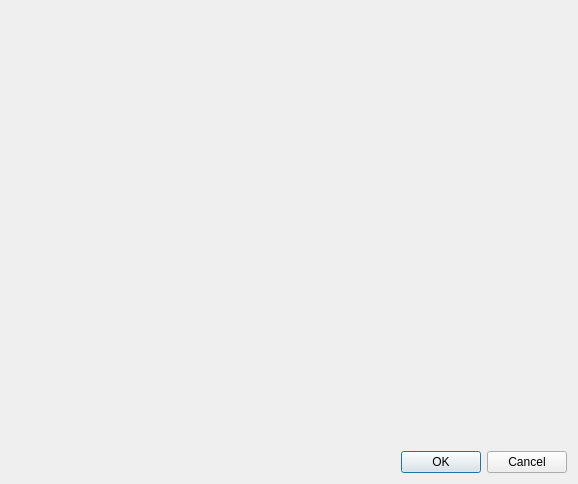
<?xml version="1.0" encoding="UTF-8"?>
<ui version="4.0">
 <class>Dialog</class>
 <widget class="QDialog" name="Dialog">
  <property name="geometry">
   <rect>
    <x>0</x>
    <y>0</y>
    <width>578</width>
    <height>484</height>
   </rect>
  </property>
  <property name="sizePolicy">
   <sizepolicy hsizetype="Preferred" vsizetype="Preferred">
    <horstretch>0</horstretch>
    <verstretch>0</verstretch>
   </sizepolicy>
  </property>
  <property name="maximumSize">
   <size>
    <width>2000</width>
    <height>2000</height>
   </size>
  </property>
  <property name="baseSize">
   <size>
    <width>600</width>
    <height>600</height>
   </size>
  </property>
  <property name="windowTitle">
   <string>Dialog</string>
  </property>
  <layout class="QGridLayout" name="gridLayout">
   <item row="0" column="0">
    <layout class="QVBoxLayout" name="vertical_layout">
     <item>
      <widget class="QScrollArea" name="scroll">
       <property name="frameShape">
        <enum>QFrame::Box</enum>
       </property>
       <property name="lineWidth">
        <number>0</number>
       </property>
       <property name="horizontalScrollBarPolicy">
        <enum>Qt::ScrollBarAlwaysOff</enum>
       </property>
       <property name="widgetResizable">
        <bool>true</bool>
       </property>
       <widget class="QWidget" name="scrollAreaWidgetContents_3">
        <property name="geometry">
         <rect>
          <x>0</x>
          <y>0</y>
          <width>552</width>
          <height>418</height>
         </rect>
        </property>
       </widget>
      </widget>
     </item>
    </layout>
   </item>
   <item row="1" column="0">
    <widget class="QDialogButtonBox" name="buttonBox">
     <property name="baseSize">
      <size>
       <width>0</width>
       <height>600</height>
      </size>
     </property>
     <property name="orientation">
      <enum>Qt::Horizontal</enum>
     </property>
     <property name="standardButtons">
      <set>QDialogButtonBox::Cancel|QDialogButtonBox::Ok</set>
     </property>
    </widget>
   </item>
  </layout>
 </widget>
 <resources/>
 <connections>
  <connection>
   <sender>buttonBox</sender>
   <signal>accepted()</signal>
   <receiver>Dialog</receiver>
   <slot>accept()</slot>
   <hints>
    <hint type="sourcelabel">
     <x>248</x>
     <y>254</y>
    </hint>
    <hint type="destinationlabel">
     <x>157</x>
     <y>274</y>
    </hint>
   </hints>
  </connection>
  <connection>
   <sender>buttonBox</sender>
   <signal>rejected()</signal>
   <receiver>Dialog</receiver>
   <slot>reject()</slot>
   <hints>
    <hint type="sourcelabel">
     <x>316</x>
     <y>260</y>
    </hint>
    <hint type="destinationlabel">
     <x>286</x>
     <y>274</y>
    </hint>
   </hints>
  </connection>
 </connections>
</ui>
